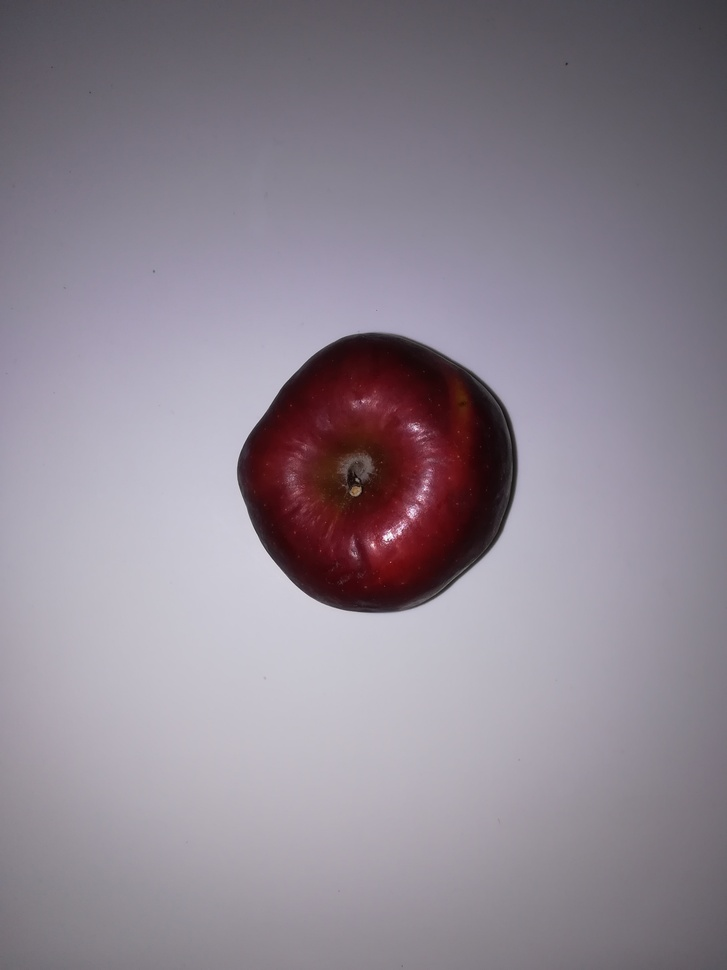
#> input picture images_to_classify/IMG_20181119_225403.jpg, 727 x 970 px, shrunk from 2976 x 3968 before the run
$ jupyter execute --allow-errors dimensions_notebook_threshold_2.ipynb   (older library calls are emulated)
#> lines starting #> are read from the running program, lines starting #| are printed output that depends on the picture; after the words box and inside, x2 and y2 are one past the last pixel; in counts of white or black regions, pixels touching at a corner belong together
[cell 1]
import cv2
import numpy as np
from matplotlib import pyplot as plt

#from IPython.core.interactiveshell import InteractiveShell
#InteractiveShell.ast_node_interactivity = "all"

[cell 2]
#read image
img = cv2.imread('../images_to_classify/IMG_20181119_225403.jpg')
#> img is the input picture: shape (970, 727, 3); mean B, G, R 145.1, 134.1, 142.3
img = cv2.cvtColor(img, cv2.COLOR_BGR2RGB)
plt.imshow(img)

[cell 3]
#show histogram to see which treshold we should select
hist = plt.hist(img.ravel(), 256, [0,256])
plt.show(hist)
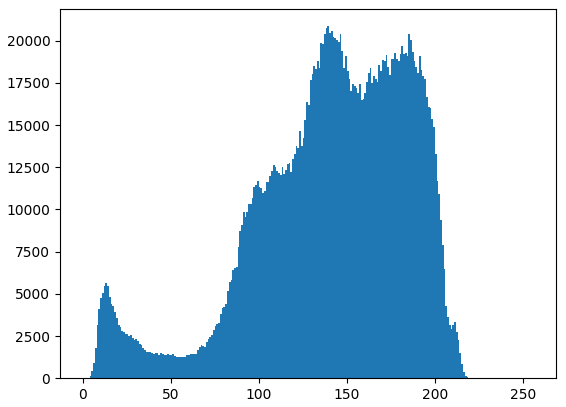
#> figure drawn by matplotlib, 1 panel; tallest bar 20864 high, from x = 139 to 140

[cell 4]
#converting image to graysclae to find threshold
gray = cv2.cvtColor(img, cv2.COLOR_BGR2GRAY)
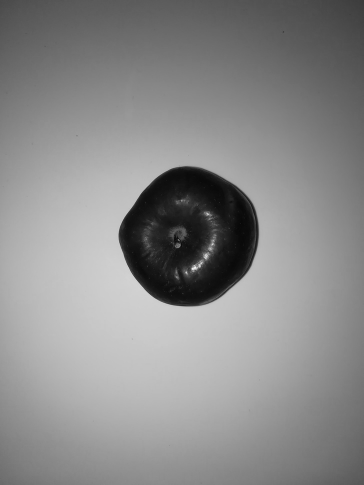
#> gray: shape (970, 727) (shown at 1/2 size); min 4, max 249, mean 138.5
gray = cv2.bilateralFilter(gray, 11, 17, 17)
thresh = cv2.adaptiveThreshold(gray, 50, cv2.ADAPTIVE_THRESH_MEAN_C, cv2.THRESH_BINARY_INV, 11, 2)
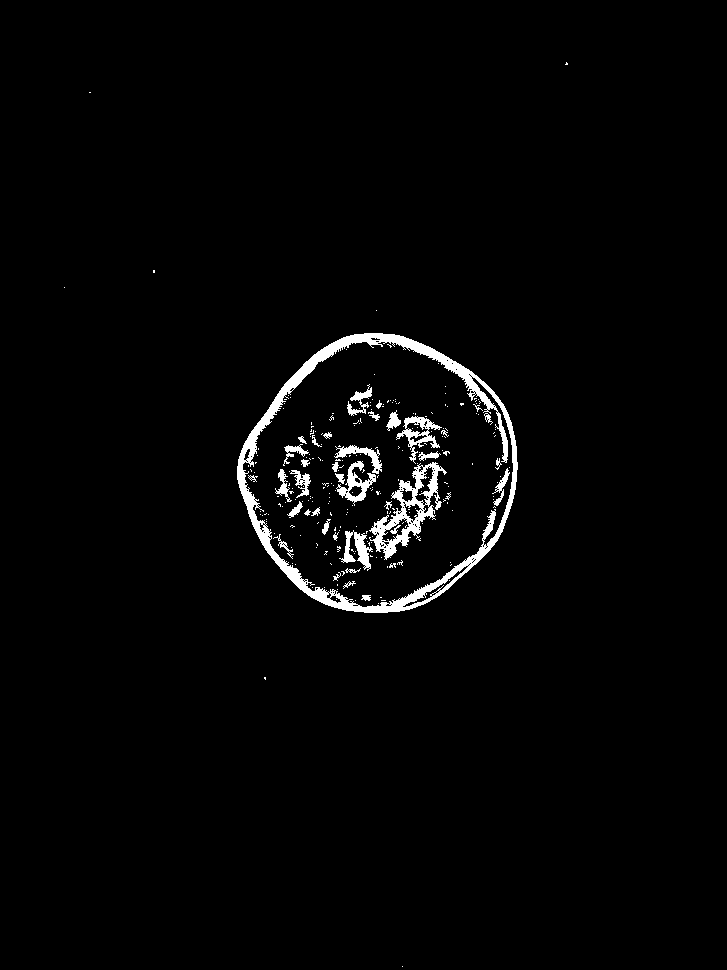
#> thresh: shape (970, 727); values 0 (black) and 50 (white), 2.2% white; 254 white regions (215 under 20 px), largest, box (x1, y1, x2, y2) and area: (237, 333, 518, 613) 7919, (369, 462, 447, 560) 2184, (396, 416, 442, 464) 658
plt.imshow(thresh)

[cell 5]
kernel = cv2.getStructuringElement(cv2.MORPH_ELLIPSE,(9,9))
dilated = cv2.dilate(thresh, kernel)
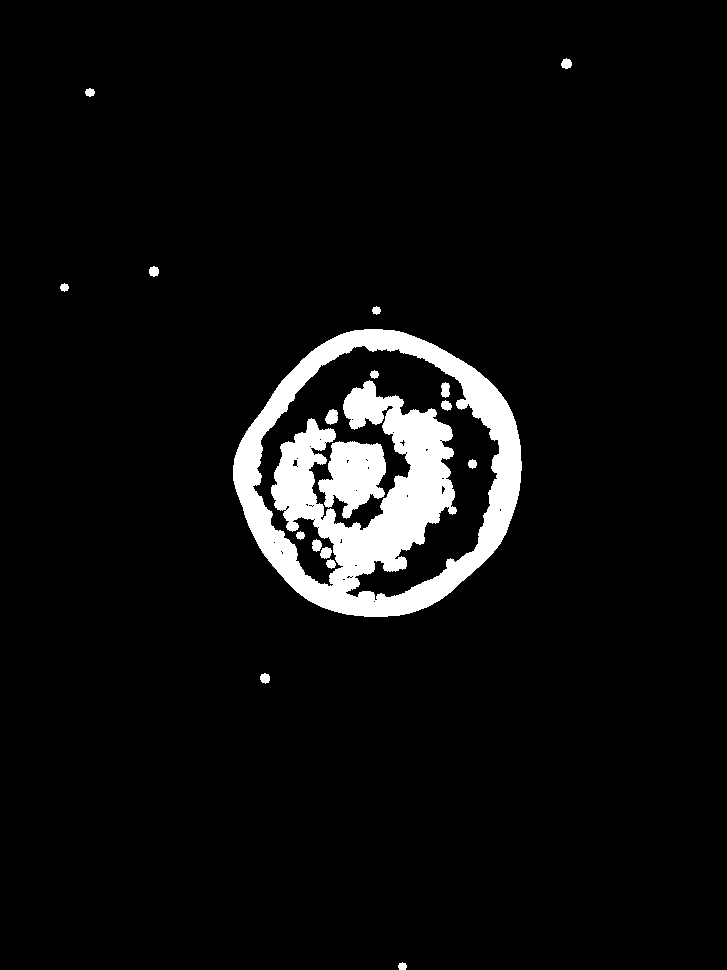
#> dilated: shape (970, 727); values 0 (black) and 50 (white), 5.6% white; 18 white regions
plt.imshow(dilated)

[cell 6]
_, cnts, _  = cv2.findContours(dilated, cv2.RETR_EXTERNAL, cv2.CHAIN_APPROX_SIMPLE)
#> cnts = 8 contours; box (x1, y1, x2, y2) and area: (233, 329, 522, 617) 62464, (561, 58, 572, 69) 73, (149, 266, 159, 277) 70, (260, 673, 270, 684) 68, (85, 88, 95, 97) 52, (372, 306, 381, 315) 44, (60, 283, 69, 292) 44, (398, 962, 407, 970) 43

[cell 7]
#insert fruit area of original image onto a new image with black background
mask = np.zeros_like(img)
plt.imshow(mask)

[cell 8]
#insert fruit area of original image onto a new image with black background

#creating new black image same size as the original
out = np.zeros_like(img)

#selecting all the pixels from mask that are white and replace them with those same
#pixels from the original image (that correspond to the pixels of the fruit)
cv2.fillPoly(mask, pts = cnts, color=(255,255,255))
#> mask: shape (970, 727, 3); 9% white; 8 white regions, largest, box (x1, y1, x2, y2) and area: (233, 329, 522, 617) 62858, (561, 58, 572, 69) 89, (149, 266, 159, 277) 86

#show the mask we created
plt.imshow(mask)

[cell 9]
#put back all 3 color dimensions on the mask
img2 = img.copy()
mask[:,:,1] = mask[:,:,0]
mask[:,:,2] = mask[:,:,0]
img2[mask!=255] = 0
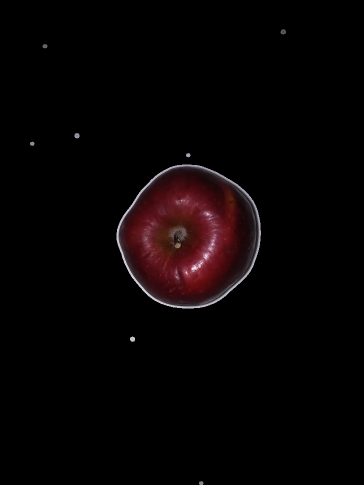
#> img2: shape (970, 727, 3) (shown at 1/2 size); mean R, G, B 7.2, 3.1, 3.6
plt.imshow(img2)

[cell 10]
#get all the rgb values for the mask
r = img2[:,:,0]
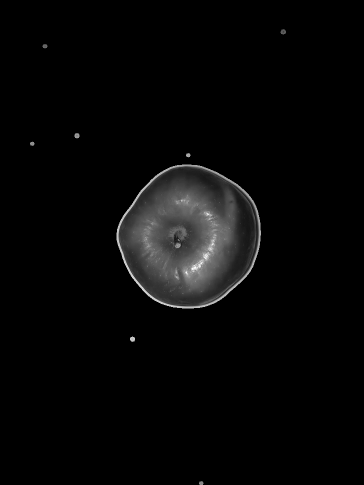
#> r: shape (970, 727) (shown at 1/2 size); min 0, max 255, mean 7.2
g = img2[:,:,1]
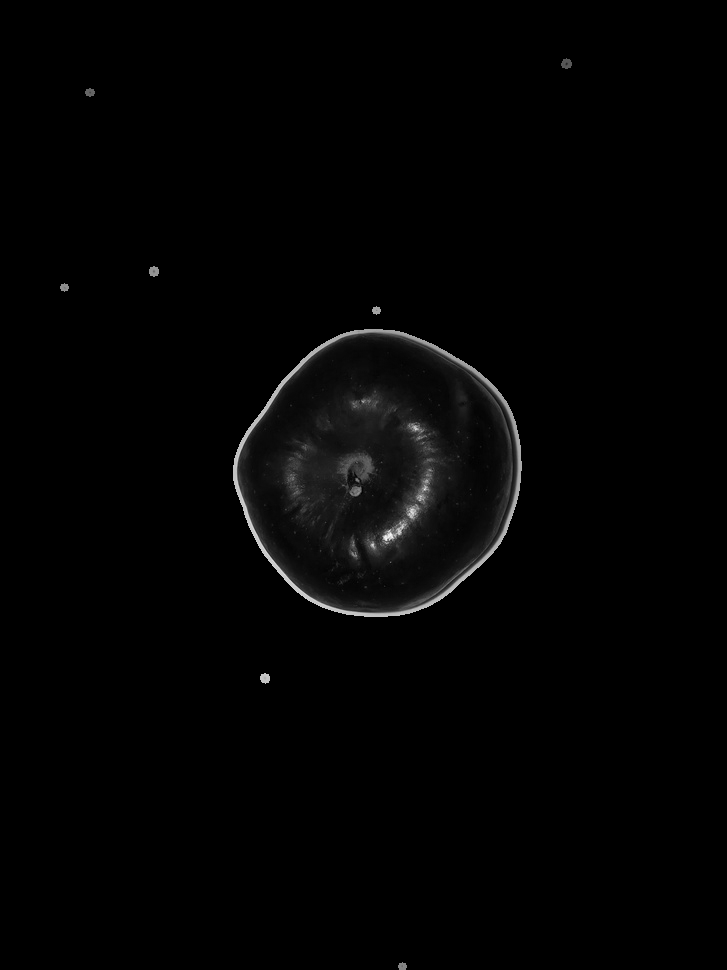
#> g: shape (970, 727); min 0, max 246, mean 3.1
b = img2[:,:,2]

[cell 11]
#filter all the rgb values for the mask to eliminate the ones that are 0 (black)
r = r[r!=0]
g = g[g!=0]
b = b[b!=0]

[cell 12]
#find color by calculating the mean of each color component
[int(r.mean()), int(g.mean()), int(b.mean())]
#> Out = [80, 34, 40]

[cell 13]
gray = cv2.cvtColor(img, cv2.COLOR_BGR2GRAY)
gray = cv2.bilateralFilter(gray, 11, 17, 17)
_, cnts, _  = cv2.findContours(gray, cv2.RETR_EXTERNAL, cv2.CHAIN_APPROX_SIMPLE)
#> cnts = [[[0, 0], [0, 969], [726, 969], [726, 0]]]
cnts
#> Out = [[[0, 0], [0, 969], [726, 969], [726, 0]]]

[cell 14]
_, contours, hierarchy = cv2.findContours(gray,cv2.RETR_TREE,cv2.CHAIN_APPROX_SIMPLE)
#> contours = [[[0, 0], [0, 969], [726, 969], [726, 0]]]
contours
#> Out = [[[0, 0], [0, 969], [726, 969], [726, 0]]]

$ run again, with images_to_classify/IMG_20181119_225244.jpg copied over images_to_classify/IMG_20181119_225403.jpg
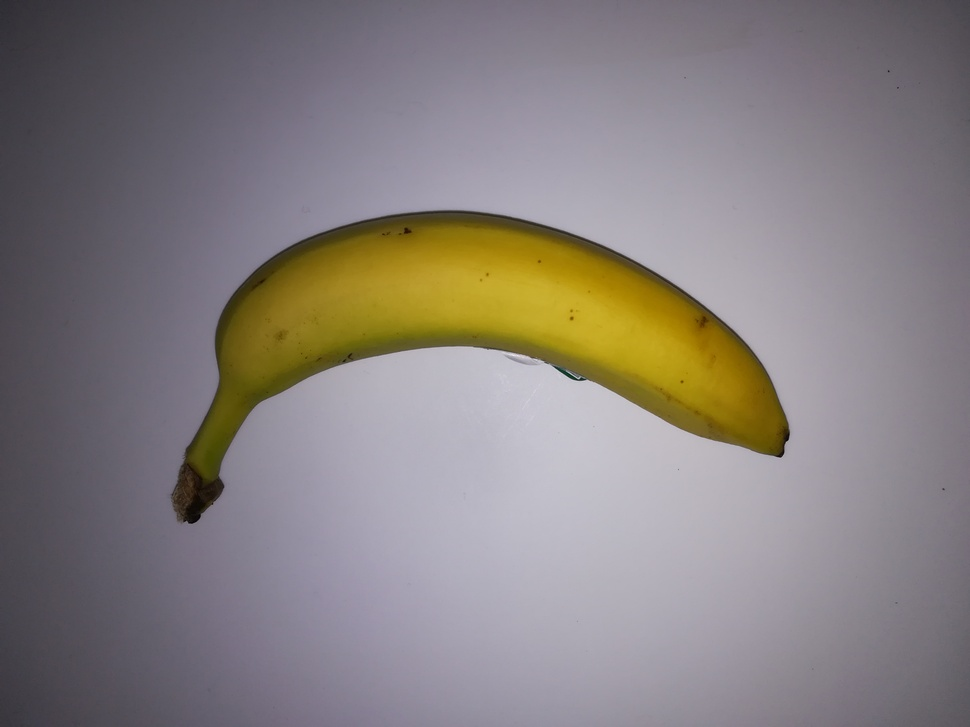
#> input picture images_to_classify/IMG_20181119_225244.jpg, 970 x 727 px, shrunk from 3968 x 2976 before the run
#> img is the input picture: shape (727, 970, 3); mean B, G, R 127.4, 127.9, 134.4
#> `thresh = cv2.adaptiveThreshold(gray, 50, cv2.ADAPTIVE_THRESH_MEAN_C, c..`:
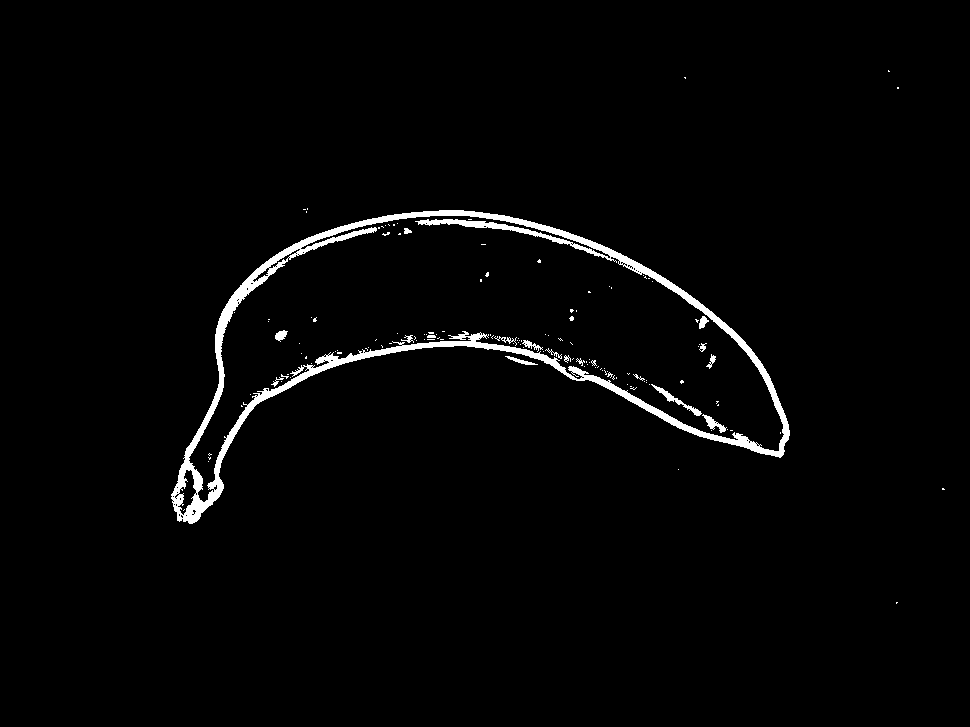
#> thresh: shape (727, 970); values 0 (black) and 50 (white), 2.1% white; 139 white regions (121 under 20 px), largest, box (x1, y1, x2, y2) and area: (171, 210, 790, 524) 13176, (651, 384, 702, 416) 245, (702, 414, 727, 433) 158
#> dilated: shape (727, 970); values 0 (black) and 50 (white), 5.1% white; 23 white regions
#> `_, cnts, _  = cv2.findContours(dilated, cv2.RETR_EXTERNAL, cv2.CHAIN_A..`: cnts = 8 contours; box (x1, y1, x2, y2) and area: (167, 206, 794, 528) 86018, (299, 204, 312, 217) 98, (938, 484, 949, 494) 68, (893, 83, 903, 93) 61, (892, 598, 902, 608) 58, (680, 73, 690, 83) 58, (884, 66, 894, 76) 58, (674, 465, 683, 474) 44
#> mask: shape (727, 970, 3); 12.4% white; 8 white regions, largest, box (x1, y1, x2, y2) and area: (167, 206, 794, 528) 86792, (299, 204, 312, 217) 117, (938, 484, 949, 494) 83
#> `b = img2[:,:,2]`:
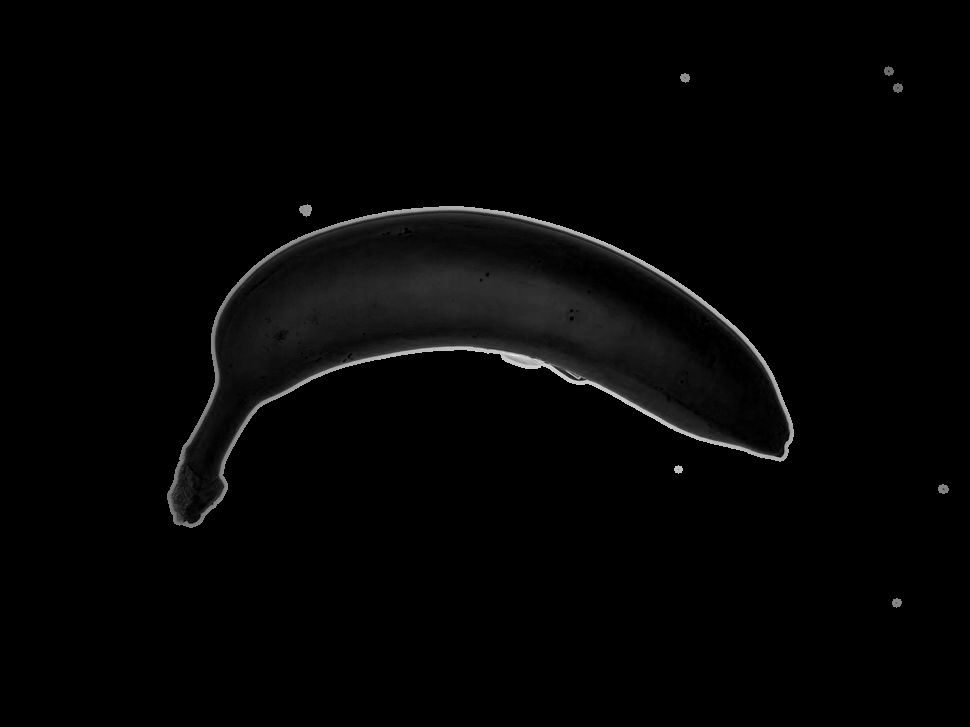
#> b: shape (727, 970); min 0, max 240, mean 4.3
#> `[int(r.mean()), int(g.mean()), int(b.mean())]`: Out = [136, 116, 35]
#> `_, cnts, _  = cv2.findContours(gray, cv2.RETR_EXTERNAL, cv2.CHAIN_APPR..`: cnts = [[[0, 0], [0, 726], [969, 726], [969, 0]]]

$ run again, with images_to_classify/IMG_20181119_225255.jpg copied over images_to_classify/IMG_20181119_225403.jpg
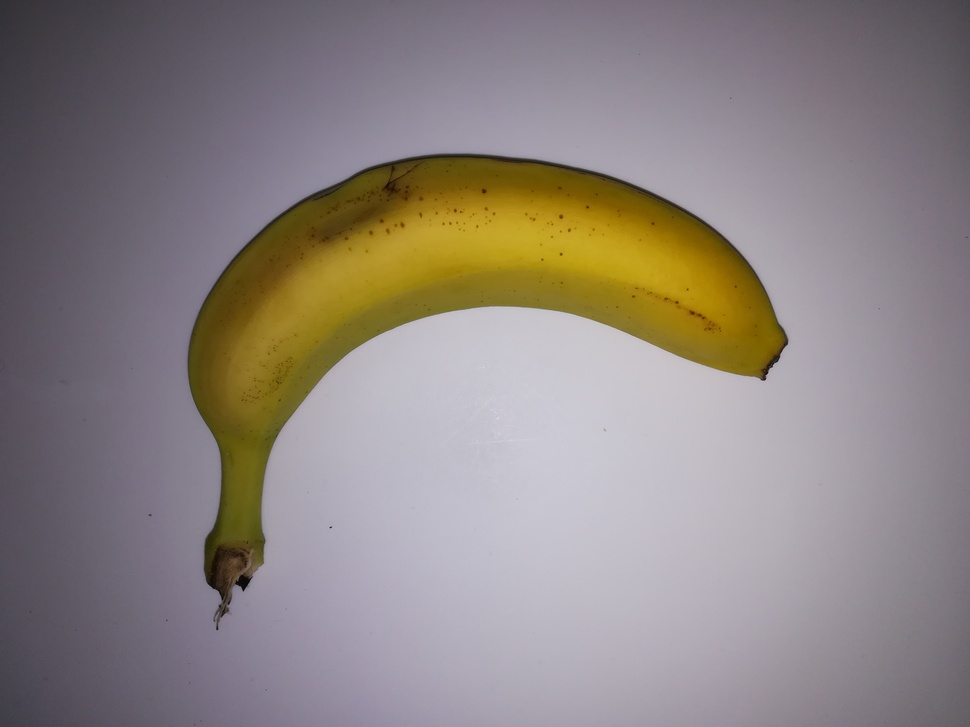
#> input picture images_to_classify/IMG_20181119_225255.jpg, 970 x 727 px, shrunk from 3968 x 2976 before the run
#> img is the input picture: shape (727, 970, 3); mean B, G, R 130.1, 132.6, 141.2
#> `thresh = cv2.adaptiveThreshold(gray, 50, cv2.ADAPTIVE_THRESH_MEAN_C, c..`:
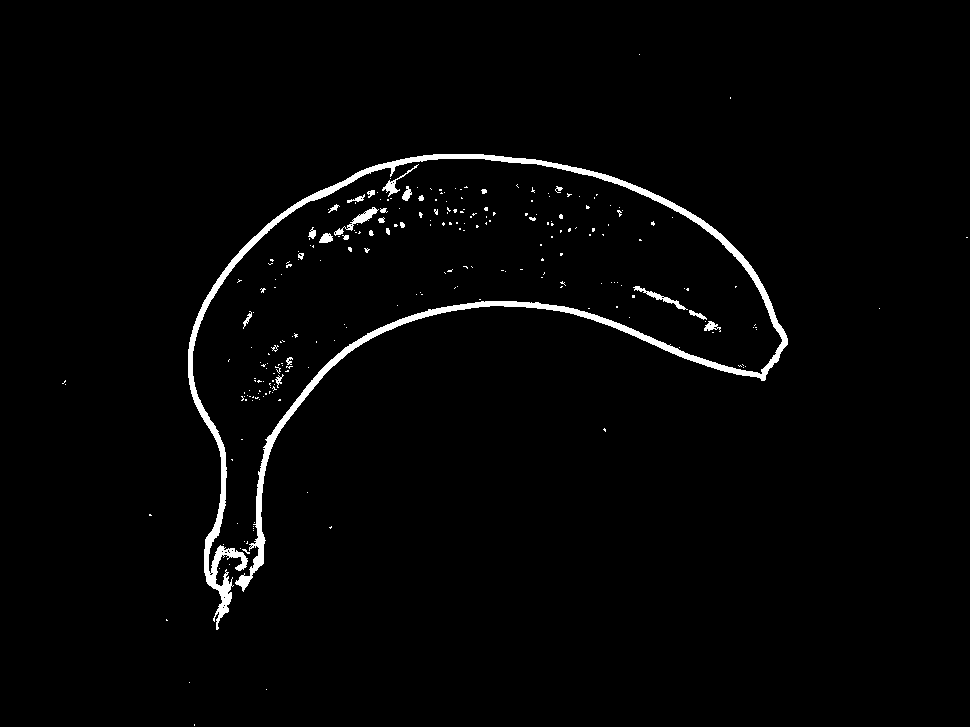
#> thresh: shape (727, 970); values 0 (black) and 50 (white), 2% white; 246 white regions (219 under 20 px), largest, box (x1, y1, x2, y2) and area: (188, 154, 788, 630) 11576, (334, 207, 379, 236) 277, (633, 286, 688, 310) 232
#> dilated: shape (727, 970); values 0 (black) and 50 (white), 6.3% white; 65 white regions
#> `_, cnts, _  = cv2.findContours(dilated, cv2.RETR_EXTERNAL, cv2.CHAIN_A..`: cnts = 14 contours; largest, box (x1, y1, x2, y2) and area: (184, 150, 792, 634) 107080, (58, 376, 70, 389) 94, (599, 424, 610, 436) 79, (325, 522, 336, 533) 70, (145, 510, 156, 520) 68
#> mask: shape (727, 970, 3); 15.4% white; 14 white regions, largest, box (x1, y1, x2, y2) and area: (184, 150, 792, 634) 107959, (58, 376, 70, 389) 112, (599, 424, 610, 436) 95
#> `b = img2[:,:,2]`:
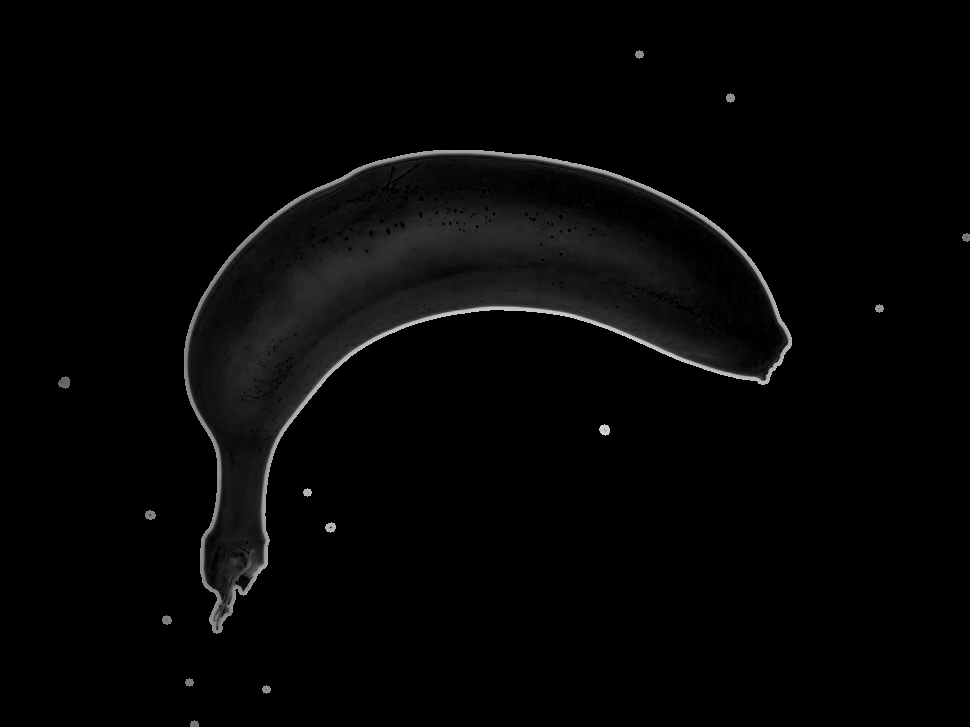
#> b: shape (727, 970); min 0, max 211, mean 5.1
#> `[int(r.mean()), int(g.mean()), int(b.mean())]`: Out = [133, 109, 34]
#> `_, cnts, _  = cv2.findContours(gray, cv2.RETR_EXTERNAL, cv2.CHAIN_APPR..`: cnts = [[[0, 0], [0, 726], [969, 726], [969, 0]]]
